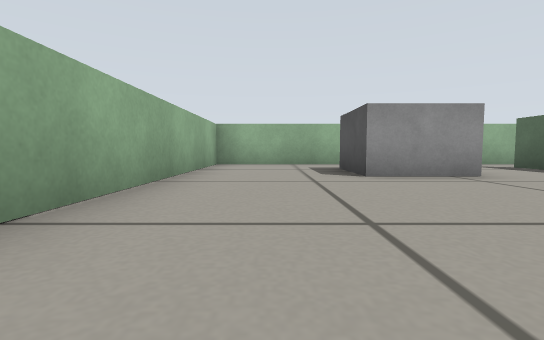
view 1 (above)

16 first-person views from a walk through a Gazebo world. The camera is 0.19 m above the floor, tilts 4° down and sees 85° across. The floor is counted in squares, 0.5 m on a side. Each view is taken from the middle of a square. On the plan, view 1 faces up. The plan holds only what a view shows up to about 9 squares ahead; the rest is blank.

view 2
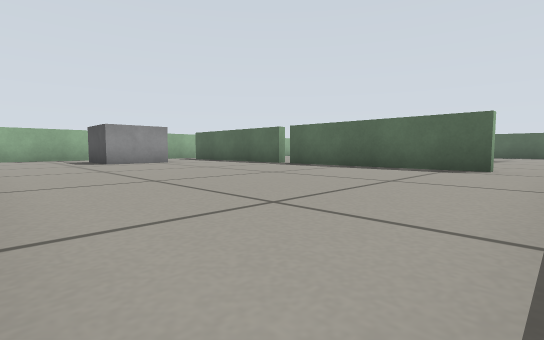

view 3
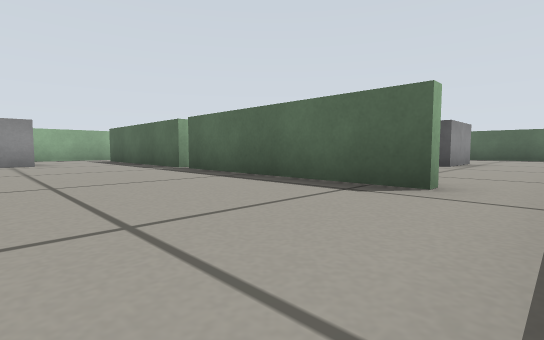

view 4
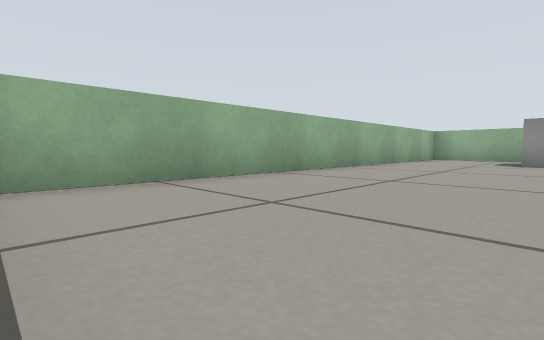

view 5
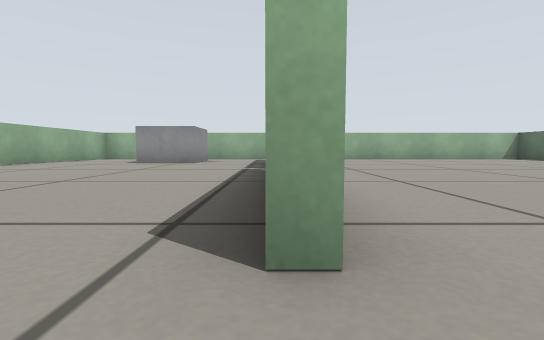

view 6
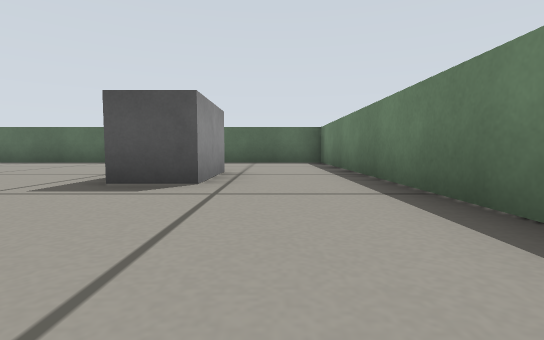

view 7
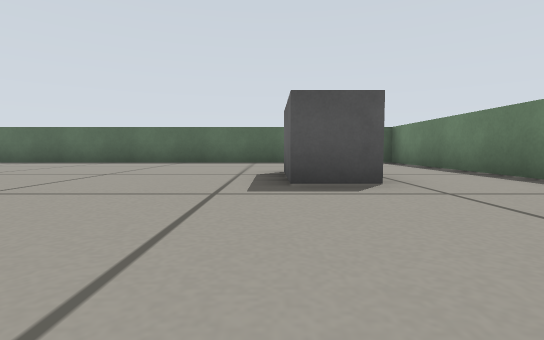

view 8
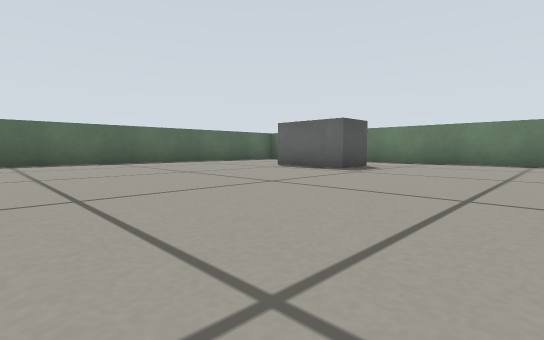

view 9
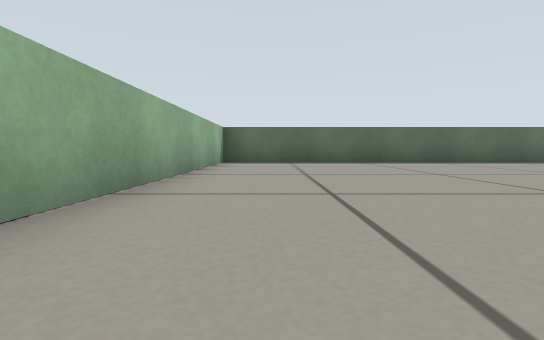

view 10
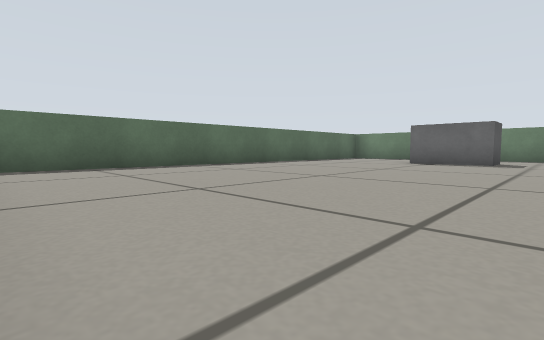

view 11
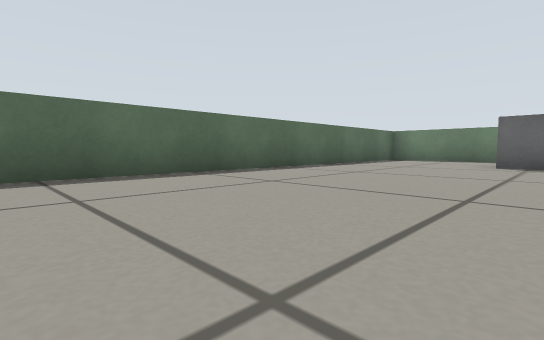

view 12
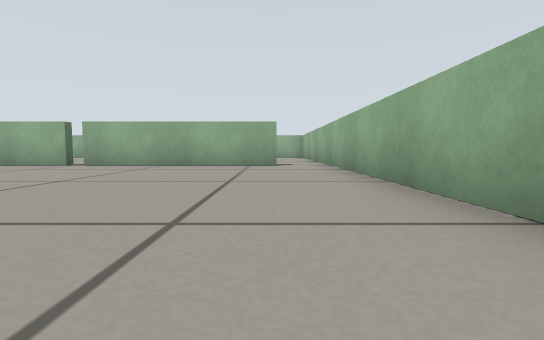

view 13
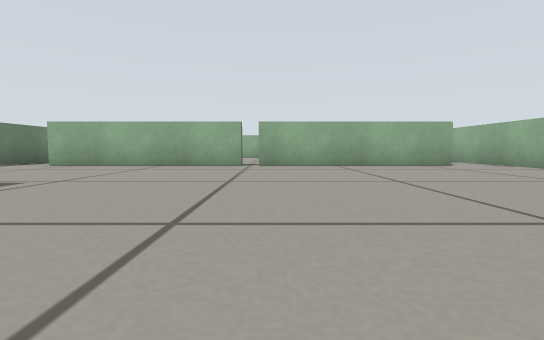

view 14
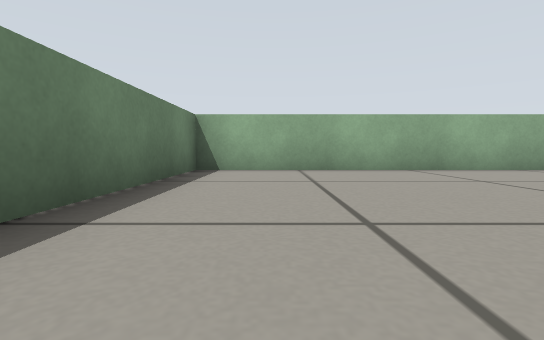

view 15
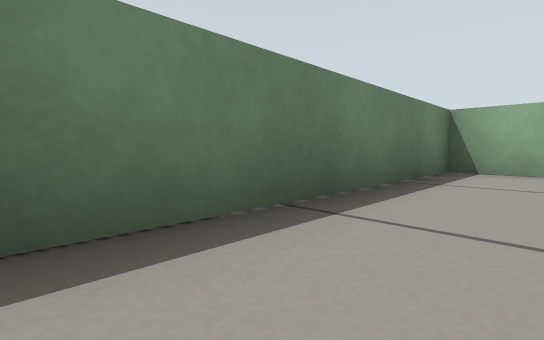

view 16
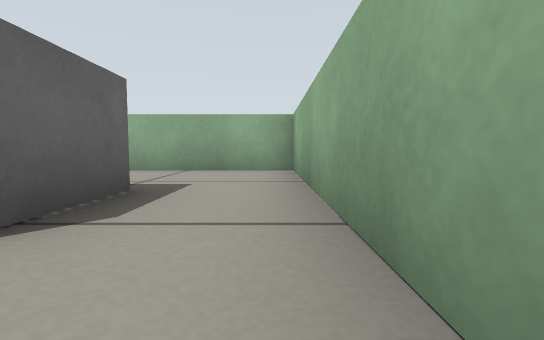

### Floor plan
Points are (right, up) in squares from view 1. A wall is a line through its corners. A room is listed if a view was taken in it or the views show most of it. See-through windows are left out.
Room 1 (views 1, 2, 3, 4, 5, 14, 15, 16)
walls: (5, 1.6) (5, 6.1); (5, -3.1) (5, 1.4); (5.5, 7.4) (-1.4, 7.4) (-1.4, -4.4) (5.5, -4.4)
ways out: opening at (5, -4) to room 2; opening at (5, 7) to room 2; gap at (5, 1.5) to room 2
objects: grey box (2, 4) to (3, 5)
Room 2 (views 6, 7, 8, 9, 10, 11, 12, 13)
walls: (5.2, 1.4) (5.2, -3.1); (5.2, 6.1) (5.2, 1.6); (5.5, -4.4) (14.4, -4.4) (14.4, 7.4) (5.5, 7.4)
ways out: opening at (5, -4) to room 1; opening at (5, 7) to room 1; gap at (5, 1.5) to room 1
objects: grey box (9, -2) to (11, -1)

Where each view was taken, in squares from view 1:
view 1: 0 up, 0 right, facing up
view 2: 4 down, 1 left, facing up-right
view 3: 4 down, 2 right, facing up-right
view 4: 4 down, 2 right, facing up-left
view 5: 4 down, 5 right, facing up
view 6: 3 down, 6 right, facing right
view 7: 1 down, 6 right, facing right
view 8: 4 up, 6 right, facing down-right
view 9: 6 up, 6 right, facing right
view 10: 7 up, 8 right, facing down-right
view 11: 6 up, 10 right, facing down-right
view 12: 6 up, 12 right, facing left
view 13: 2 up, 12 right, facing left
view 14: 3 down, 4 right, facing left
view 15: 3 down, 4 right, facing down-left
view 16: 7 up, 4 right, facing left
